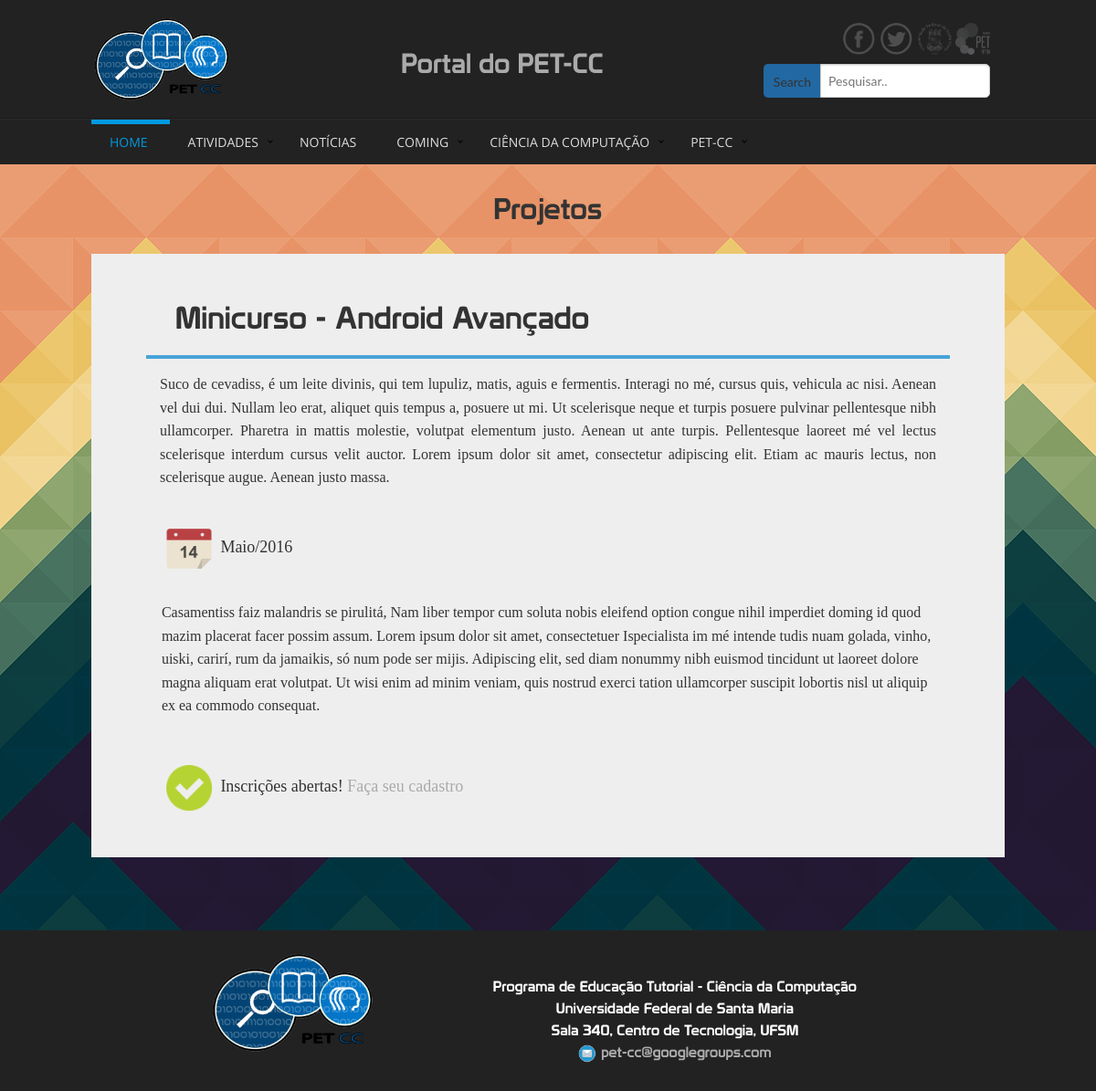
Screenshot of /atividades/minicurso-android-avancado-2016 with the database file from the repository.
### atividades/models.py (models this page shows, shortened)
class Atividade(models.Model):
    nome = models.CharField(max_length=150)
    carga = models.IntegerField()
    local = models.CharField(max_length=150, default="")
    slug = models.SlugField(max_length=100, blank=True, unique=True)
    data_inicial = models.DateField(
            default=datetime.now,
            blank=False
    )
    data_final = models.DateField(
            default=datetime.now,
            blank=False
    )
    hora_inicial = models.TimeField(
        default=datetime.now(),
        blank=False
    )
    hora_final = models.TimeField(
        default=datetime.now(),
        blank=False
    )
    data_definida = models.BooleanField(default=False)
    certificado_disponivel = models.BooleanField(default=False)
    inscricao_aberta = models.BooleanField(default=False)
    maximo_inscritos = models.IntegerField(default=30, blank=True)
    tipo = models.CharField(max_length=50, choices=(('MN', 'Minicurso'), ('PEC', 'PEC'), ('SEM', 'Seminario'),
                                                    ('TA', 'Topico de Apoio'), ('PESQ', 'Pesquisa'),
                                                    ('EX', 'Extensao'), ('OU', 'Outro')), default='OU')
    organizacao = models.CharField(max_length=100, default="PET - Ciência da Computação", blank=False, null=False)
    descricao = models.TextField()
    aviso = models.TextField(default="", blank=True)
    integrantes = models.CharField(max_length=150, blank=True, default="", help_text="Usar para projetos de pesquisa, "
                                                                                     "indicando os participantes do"
                                                                                     "projeto.")
    class Meta:
        ordering = ['-data_inicial']

### projetos/views.py (the view)
# urls.py: url(r'^certificado/(?P<part_id>\d+)$', 'atividades.views.get_certificado'),
def atividades(request, slug):
    prj = get_object_or_404(Atividade, slug=slug)
    return render(request, 'projetos/projeto.html', {'projeto': prj})

### atividades/templatetags/atividades_extra.py (called while the page is built)
@register.filter(name='minicurso_finalizado')
def minicurso_finalizado(value):
    hoje = date.today()
    if hoje > value:
        return True
    else:
        return False

@register.filter(name='tipomin')
def tipomin(value):
    return tipos[value]

### projetos/templates/projetos/projeto.html (shortened to what this page needs)
{% extends 'base/base.html' %}
{% load endless %}
{% load atividades_extra %}
{% block cabecalho %}
    {% include 'home/cabecalho.html' %}
{% endblock %}
{% block precorpo %}
	<div class="container text-center" style="padding-top:25px; padding-bottom:25px; color:#333; font-size:32px; font-family: 'Prototype">
		Projetos
    </div>
{% endblock %}
{% block corpo %}
<div class="container" style="color:#111; padding-bottom:30px;">
	<div class="medium-11 large-10 columns small-centered minicurso_antigo" >
			<div class="row" style=" padding:30px;">
				<div class="small-12 columns">
					<div class="small-12 columns minicurso_antigo" style="padding-bottom:16px; font-size:18px; font-family:'Trebuchet MS'">
						<div class="row m_titulo" style="font-size:34px;">
							<div class="small-12 columns prototype">
								{{projeto.tipo|tipomin}} - {{projeto.nome}}
							</div>
						</div>
						<div class="row">
							<hr class="linha bordaAzul">
						</div>
						<div class="row m_conteudo text-justify">
							{{projeto.descricao|safe}}
						</div>
						<div class="row">
							<div class="medium-12 columns">
								<img src="/media/img/icons/calendario.png" height="60" width="60" alt="" style="padding:5px;">
								{{projeto.data_inicial|date:"F/Y"}}
							</div>
						</div>
						<br>
						<div class="row">
							<div class="small-12 columns">
								{{projeto.aviso|safe}}
							</div>
						</div>
						{% if projeto.inscricao_aberta %}
						<br>
						<div class="row">
							<div class="small-12 columns">
								<img src="/media/img/icons/success.png" height="60" width="60" alt="" style="padding:5px;">
								Inscrições abertas! <a href="/minicursos/#insc" class="hover_black">Faça seu cadastro</a>
							</div>
						</div>
						{% endif %}
					</div>
				</div>
			</div>
	</div>
</div>
{% endblock %}
{% block rodape %}
    {% include 'home/rodape.html' %}
{% endblock %}

### portalpetcc/media/css/aux.css (style rules this page uses)
.minicurso_antigo { background-color: #eee; color:#333; }
.m_titulo, .m_conteudo { padding:15px; }
.m_titulo { font-size:24px; }
.hover_black { color:#aaa; }

### portalpetcc/media/css/default.css (style rules this page uses)
body, html { font-size: 100%; padding: 0; margin: 0; }
*, *:after, *:before { -webkit-box-sizing: border-box; -moz-box-sizing: border-box; box-sizing: border-box; }
body { font-family: 'Lato', Calibri, Arial, sans-serif; color: #47a3da; }
.prototype { font-family: 'Prototype', 'Trebuchet MS'; }

### portalpetcc/media/menu/stylemen.css (style rules this page uses)
body { padding:0; margin: 0; }

### portalpetcc/media/css/style.css (style rules this page uses)
.linha { padding:0; margin:0; border:2px solid; }
.bordaAzul { border-color:#47a3da; }

### rows the page displays
Atividade: tipo|tipomin "Minicurso", nome "Android Avançado", descricao "Suco de cevadiss, é um leite divinis, qui tem lupuliz, matis, aguis e fermentis. Interagi no mé, cursus quis, vehicula ac nisi. Aenean vel dui dui. Nullam leo erat, aliquet quis tempus a, posuere ut mi. Ut scelerisque neque et turpis posuere pulvinar pellentesque nibh ullamcorper. Pharetra in mattis molestie, volutpat elementum justo. Aenean ut ante turpis. Pellentesque laoreet mé vel lectus scelerisque interdum cursus velit auctor. Lorem ipsum dolor sit amet, consectetur adipiscing elit. Etiam ac mauris lectus, non scelerisque augue. Aenean justo massa.", data_inicial "Maio/2016", aviso "Casamentiss faiz malandris se pirulitá, Nam liber tempor cum soluta nobis eleifend option congue nihil imperdiet doming id quod mazim placerat facer possim assum. Lorem ipsum dolor sit amet, consectetuer Ispecialista im mé intende tudis nuam golada, vinho, uiski, carirí, rum da jamaikis, só num pode ser mijis. Adipiscing elit, sed diam nonummy nibh euismod tincidunt ut laoreet dolore magna aliquam erat volutpat. Ut wisi enim ad minim veniam, quis nostrud exerci tation ullamcorper suscipit lobortis nisl ut aliquip ex ea commodo consequat."
